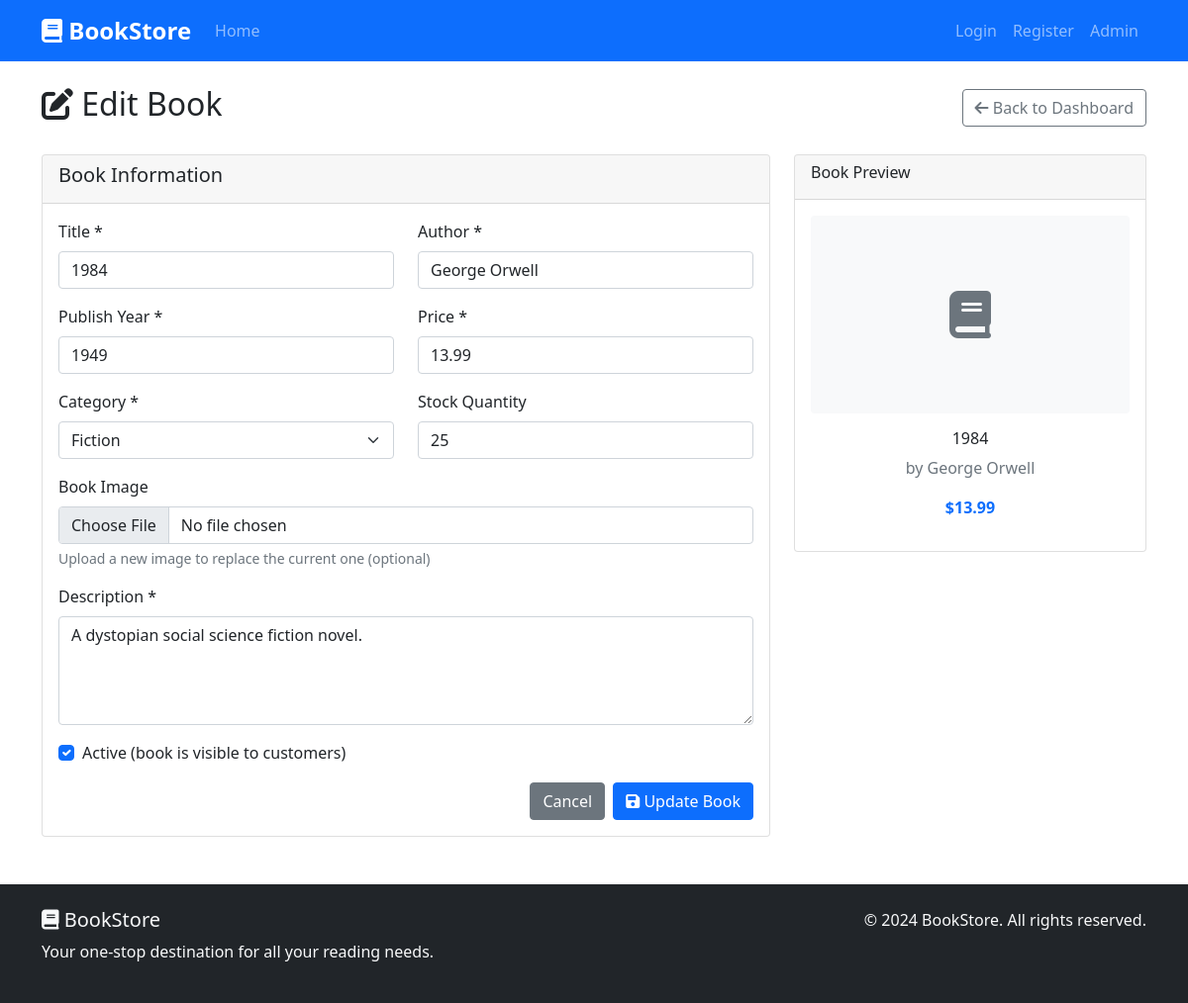
The page /index.php?page=admin-edit&id=3 (signed in) on the database its author committed.
### tables this page shows
CREATE TABLE IF NOT EXISTS books (
    id INT AUTO_INCREMENT PRIMARY KEY,
    title VARCHAR(255) NOT NULL,
    author VARCHAR(255) NOT NULL,
    publish_year INT NOT NULL,
    price DECIMAL(10,2) NOT NULL,
    description TEXT NOT NULL,
    image VARCHAR(500) DEFAULT '',
    category VARCHAR(100) NOT NULL,
    stock INT DEFAULT 0,
    is_active BOOLEAN DEFAULT TRUE,
    created_at TIMESTAMP DEFAULT CURRENT_TIMESTAMP,
    updated_at TIMESTAMP DEFAULT CURRENT_TIMESTAMP ON UPDATE CURRENT_TIMESTAMP
);

### pages/admin/edit_book.php (the view, shortened to what this page needs)
<?php
$book_id = $_GET['id'];
$stmt = $pdo->prepare("SELECT * FROM books WHERE id = ?");
$stmt->execute([$book_id]);
$book = $stmt->fetch();
?>
<div class="container mt-4">
    <div class="row">
        <div class="col-12">
            <div class="d-flex justify-content-between align-items-center mb-4">
                <h2><i class="fas fa-edit"></i> Edit Book</h2>
                <a href="index.php?page=admin-dashboard" class="btn btn-outline-secondary">
                    <i class="fas fa-arrow-left"></i> Back to Dashboard
                </a>
            </div>
        </div>
    </div>
    <div class="row">
        <div class="col-md-8">
            <div class="card">
                <div class="card-header">
                    <h5>Book Information</h5>
                </div>
                <div class="card-body">
                    <form method="POST" action="actions/update_book.php" enctype="multipart/form-data">
                        <div class="row">
                            <div class="col-md-6 mb-3">
                                <label for="title" class="form-label">Title *</label>
                                <input type="text" class="form-control" id="title" name="title" value="<?php echo htmlspecialchars($book['title']); ?>" required>
                            </div>
                            <div class="col-md-6 mb-3">
                                <label for="author" class="form-label">Author *</label>
                                <input type="text" class="form-control" id="author" name="author" value="<?php echo htmlspecialchars($book['author']); ?>" required>
                            </div>
                            <div class="col-md-6 mb-3">
                                <label for="publish_year" class="form-label">Publish Year *</label>
                                <input type="number" class="form-control" id="publish_year" name="publish_year" min="1000" max="2024" value="<?php echo $book['publish_year']; ?>" required>
                            </div>
                            <div class="col-md-6 mb-3">
                                <label for="price" class="form-label">Price *</label>
                                <input type="number" class="form-control" id="price" name="price" min="0" step="0.01" value="<?php echo $book['price']; ?>" required>
                            </div>
                            <div class="col-md-6 mb-3">
                                <label for="category" class="form-label">Category *</label>
                                <select class="form-select" id="category" name="category" required>
                                    <option value="Fiction" <?php echo $book['category'] == 'Fiction' ? 'selected' : ''; ?>>Fiction</option>
                                </select>
                            </div>
                            <div class="col-md-6 mb-3">
                                <label for="stock" class="form-label">Stock Quantity</label>
                                <input type="number" class="form-control" id="stock" name="stock" min="0" value="<?php echo $book['stock']; ?>">
                            </div>
                            <div class="col-12 mb-3">
                                <label for="image" class="form-label">Book Image</label>
                                <input type="file" class="form-control" id="image" name="image" accept="image/*">
                                <div class="form-text">Upload a new image to replace the current one (optional)</div>
                            </div>
                            <div class="col-12 mb-3">
                                <label for="description" class="form-label">Description *</label>
                                <textarea class="form-control" id="description" name="description" rows="4" required><?php echo htmlspecialchars($book['description']); ?></textarea>
                            </div>
                            <div class="col-12 mb-3">
                                <div class="form-check">
                                    <input class="form-check-input" type="checkbox" id="is_active" name="is_active" value="1" <?php echo $book['is_active'] ? 'checked' : ''; ?>>
                                    <label class="form-check-label" for="is_active">
                                        Active (book is visible to customers)
                                    </label>
                                </div>
                            </div>
                        </div>
                        <div class="d-flex justify-content-end gap-2">
                            <a href="index.php?page=admin-dashboard" class="btn btn-secondary">Cancel</a>
                            <button type="submit" class="btn btn-primary">
                                <i class="fas fa-save"></i> Update Book
                            </button>
                        </div>
                    </form>
                </div>
            </div>
        </div>
        <div class="col-md-4">
            <div class="card">
                <div class="card-header">
                    <h6>Book Preview</h6>
                </div>
                <div class="card-body">
                    <div class="text-center">
                        <?php if (!empty($book['image'])): ?>
                            <img src="<?php echo $book['image']; ?>" class="img-fluid rounded mb-3" alt="<?php echo htmlspecialchars($book['title']); ?>">
                        <?php else: ?>
                            <div class="bg-light rounded d-flex align-items-center justify-content-center mb-3" style="height: 200px;">
                                <i class="fas fa-book fa-3x text-muted"></i>
                            </div>
                        <?php endif; ?>
                        <h6><?php echo htmlspecialchars($book['title']); ?></h6>
                        <p class="text-muted">by <?php echo htmlspecialchars($book['author']); ?></p>
                        <p class="text-primary fw-bold">$<?php echo number_format($book['price'], 2); ?></p>
                    </div>
                </div>
            </div>
        </div>
    </div>
</div>

### rows shown on the page
books: title "1984", author "George Orwell", publish_year "1949", price "13.99", category "Fiction", stock "25", description "A dystopian social science fiction novel.", is_active "☑"
